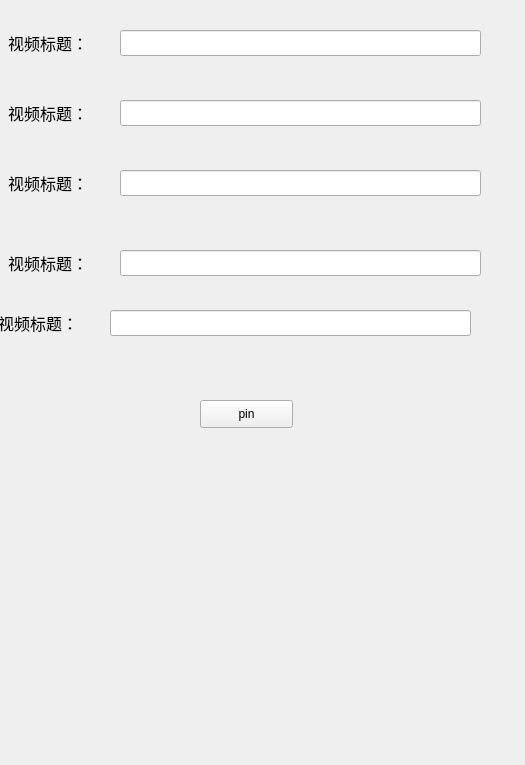
<?xml version="1.0" encoding="UTF-8"?>
<ui version="4.0">
 <class>hm3u8dl_gui</class>
 <widget class="QWidget" name="hm3u8dl_gui">
  <property name="geometry">
   <rect>
    <x>0</x>
    <y>0</y>
    <width>525</width>
    <height>765</height>
   </rect>
  </property>
  <property name="windowTitle">
   <string>Form</string>
  </property>
  <property name="styleSheet">
   <string notr="true">font-family:&quot;Times New Roman&quot;</string>
  </property>
  <widget class="QLabel" name="label_title">
   <property name="geometry">
    <rect>
     <x>8</x>
     <y>7</y>
     <width>105</width>
     <height>72</height>
    </rect>
   </property>
   <property name="font">
    <font>
     <family>Times New Roman</family>
     <pointsize>12</pointsize>
    </font>
   </property>
   <property name="text">
    <string>视频标题： </string>
   </property>
   <property name="textFormat">
    <enum>Qt::PlainText</enum>
   </property>
   <property name="scaledContents">
    <bool>true</bool>
   </property>
   <property name="wordWrap">
    <bool>true</bool>
   </property>
   <property name="openExternalLinks">
    <bool>false</bool>
   </property>
  </widget>
  <widget class="QLineEdit" name="lineEdit_title">
   <property name="geometry">
    <rect>
     <x>120</x>
     <y>30</y>
     <width>361</width>
     <height>26</height>
    </rect>
   </property>
   <property name="font">
    <font>
     <family>Times New Roman</family>
     <pointsize>11</pointsize>
    </font>
   </property>
   <property name="toolTip">
    <string>视频标题</string>
   </property>
   <property name="text">
    <string/>
   </property>
   <property name="alignment">
    <set>Qt::AlignLeading|Qt::AlignLeft|Qt::AlignVCenter</set>
   </property>
  </widget>
  <widget class="QLabel" name="label_title_2">
   <property name="geometry">
    <rect>
     <x>8</x>
     <y>77</y>
     <width>105</width>
     <height>72</height>
    </rect>
   </property>
   <property name="font">
    <font>
     <family>Times New Roman</family>
     <pointsize>12</pointsize>
    </font>
   </property>
   <property name="text">
    <string>视频标题： </string>
   </property>
   <property name="textFormat">
    <enum>Qt::PlainText</enum>
   </property>
   <property name="scaledContents">
    <bool>true</bool>
   </property>
   <property name="wordWrap">
    <bool>true</bool>
   </property>
   <property name="openExternalLinks">
    <bool>false</bool>
   </property>
  </widget>
  <widget class="QLineEdit" name="lineEdit_title_2">
   <property name="geometry">
    <rect>
     <x>120</x>
     <y>100</y>
     <width>361</width>
     <height>26</height>
    </rect>
   </property>
   <property name="font">
    <font>
     <family>Times New Roman</family>
     <pointsize>11</pointsize>
    </font>
   </property>
   <property name="toolTip">
    <string>视频标题</string>
   </property>
   <property name="text">
    <string/>
   </property>
   <property name="alignment">
    <set>Qt::AlignLeading|Qt::AlignLeft|Qt::AlignVCenter</set>
   </property>
  </widget>
  <widget class="QLabel" name="label_title_3">
   <property name="geometry">
    <rect>
     <x>8</x>
     <y>147</y>
     <width>105</width>
     <height>72</height>
    </rect>
   </property>
   <property name="font">
    <font>
     <family>Times New Roman</family>
     <pointsize>12</pointsize>
    </font>
   </property>
   <property name="text">
    <string>视频标题： </string>
   </property>
   <property name="textFormat">
    <enum>Qt::PlainText</enum>
   </property>
   <property name="scaledContents">
    <bool>true</bool>
   </property>
   <property name="wordWrap">
    <bool>true</bool>
   </property>
   <property name="openExternalLinks">
    <bool>false</bool>
   </property>
  </widget>
  <widget class="QLineEdit" name="lineEdit_title_3">
   <property name="geometry">
    <rect>
     <x>120</x>
     <y>170</y>
     <width>361</width>
     <height>26</height>
    </rect>
   </property>
   <property name="font">
    <font>
     <family>Times New Roman</family>
     <pointsize>11</pointsize>
    </font>
   </property>
   <property name="toolTip">
    <string>视频标题</string>
   </property>
   <property name="text">
    <string/>
   </property>
   <property name="alignment">
    <set>Qt::AlignLeading|Qt::AlignLeft|Qt::AlignVCenter</set>
   </property>
  </widget>
  <widget class="QLabel" name="label_title_4">
   <property name="geometry">
    <rect>
     <x>8</x>
     <y>227</y>
     <width>105</width>
     <height>72</height>
    </rect>
   </property>
   <property name="font">
    <font>
     <family>Times New Roman</family>
     <pointsize>12</pointsize>
    </font>
   </property>
   <property name="text">
    <string>视频标题： </string>
   </property>
   <property name="textFormat">
    <enum>Qt::PlainText</enum>
   </property>
   <property name="scaledContents">
    <bool>true</bool>
   </property>
   <property name="wordWrap">
    <bool>true</bool>
   </property>
   <property name="openExternalLinks">
    <bool>false</bool>
   </property>
  </widget>
  <widget class="QLineEdit" name="lineEdit_title_4">
   <property name="geometry">
    <rect>
     <x>120</x>
     <y>250</y>
     <width>361</width>
     <height>26</height>
    </rect>
   </property>
   <property name="font">
    <font>
     <family>Times New Roman</family>
     <pointsize>11</pointsize>
    </font>
   </property>
   <property name="toolTip">
    <string>视频标题</string>
   </property>
   <property name="text">
    <string/>
   </property>
   <property name="alignment">
    <set>Qt::AlignLeading|Qt::AlignLeft|Qt::AlignVCenter</set>
   </property>
  </widget>
  <widget class="QLabel" name="label_title_5">
   <property name="geometry">
    <rect>
     <x>-2</x>
     <y>287</y>
     <width>105</width>
     <height>72</height>
    </rect>
   </property>
   <property name="font">
    <font>
     <family>Times New Roman</family>
     <pointsize>12</pointsize>
    </font>
   </property>
   <property name="text">
    <string>视频标题： </string>
   </property>
   <property name="textFormat">
    <enum>Qt::PlainText</enum>
   </property>
   <property name="scaledContents">
    <bool>true</bool>
   </property>
   <property name="wordWrap">
    <bool>true</bool>
   </property>
   <property name="openExternalLinks">
    <bool>false</bool>
   </property>
  </widget>
  <widget class="QLineEdit" name="lineEdit_title_5">
   <property name="geometry">
    <rect>
     <x>110</x>
     <y>310</y>
     <width>361</width>
     <height>26</height>
    </rect>
   </property>
   <property name="font">
    <font>
     <family>Times New Roman</family>
     <pointsize>11</pointsize>
    </font>
   </property>
   <property name="toolTip">
    <string>视频标题</string>
   </property>
   <property name="text">
    <string/>
   </property>
   <property name="alignment">
    <set>Qt::AlignLeading|Qt::AlignLeft|Qt::AlignVCenter</set>
   </property>
  </widget>
  <widget class="QPushButton" name="pushButton">
   <property name="geometry">
    <rect>
     <x>200</x>
     <y>400</y>
     <width>93</width>
     <height>28</height>
    </rect>
   </property>
   <property name="text">
    <string>pin</string>
   </property>
  </widget>
 </widget>
 <resources/>
 <connections/>
</ui>
